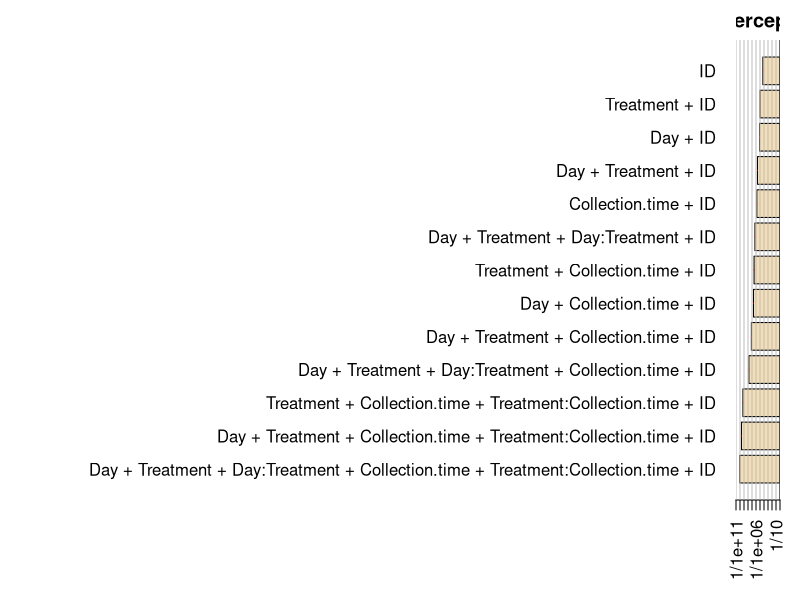

Recreate this plot in R.
## ---- chunk 1
datos <- read.csv("GNET_Phase1.csv") #bring in our data
## ---- chunk 2
genes <- read.csv("TrialandGenotypes.csv") #another csv
## ---- chunk 3
datos2 <- merge(genes, datos, by = "Genotype")
## ---- chunk 4
datos3 <- subset(datos2, select=-c(X))
## ---- chunk 5
class(datos3$Trial) #integer
class(datos3$Day) #integer
class(datos3$Collection.time) #character and that's a problem
## ---- chunk 6
hora <- format(as.POSIXlt(datos3$Collection.time, format="%H:%M:%OS"),"%H:%M:%OS2") #So that worked even if it gave us more 
#precision than we strictly need
datos3$Collection.time <- hora
## ---- chunk 7
class(datos3$Treatment) #Integer should be just fine
## ---- chunk 8
datos3$ID <- paste(datos3$Trial, datos3$Chamber, sep = "-")
datos3$ID <- as.factor(datos3$ID) #Need to make it a factor for subsequent
#analysis
## ---- chunk 9
# Load packages
library(BayesFactor) # needed to calculate Bayes factors
library(here) # needed to assign working directory for relative paths 
## ---- chunk 10
#So now we make our Bayesian Models
bayes_rm <- generalTestBF(GNET ~ Day * Treatment * Collection.time + ID,
                          data = datos3, whichRandom = "ID", neverExclude="^ID$")
## ---- chunk 11
bayes_rm
## ---- chunk 12
plot(bayes_rm)
